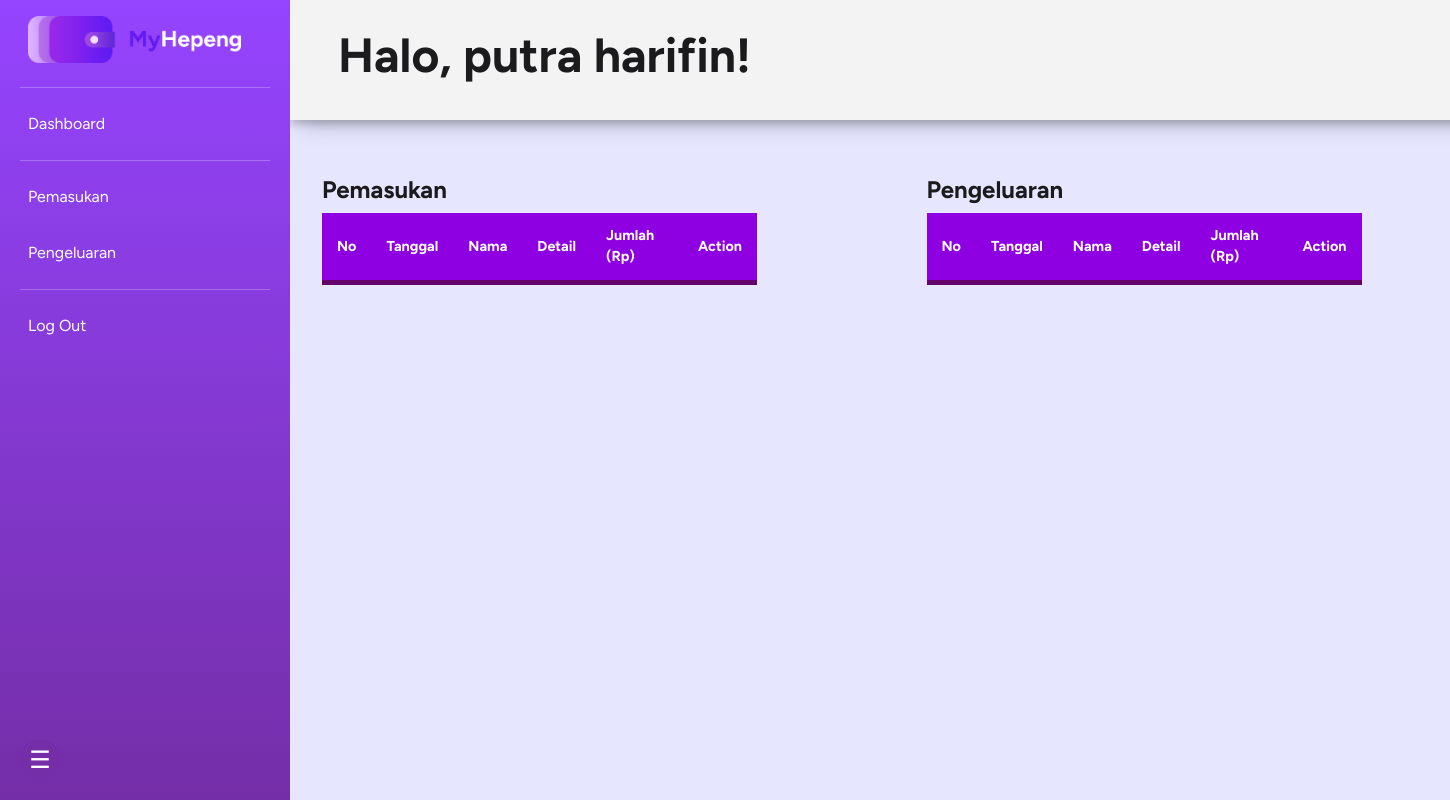
Page /index.php (signed in) on the earlier database version.
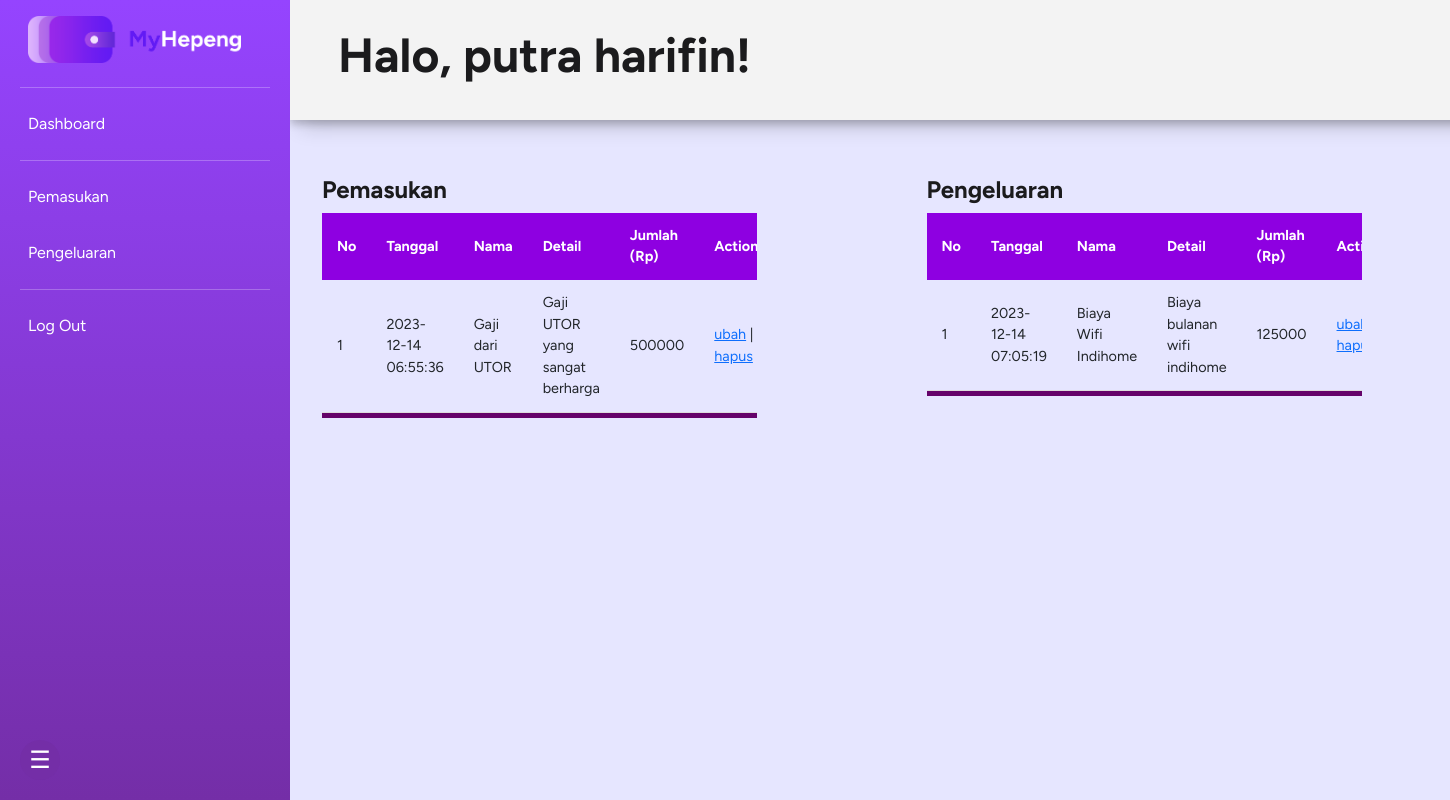
Same page on the later database version.
### tables this page shows
CREATE TABLE `lapkeu` (
  `id` int(11) NOT NULL,
  `date` timestamp NOT NULL DEFAULT current_timestamp() ON UPDATE current_timestamp(),
  `deskripsi` text NOT NULL,
  `tipe` varchar(100) NOT NULL,
  `total` int(11) NOT NULL,
  `act_name` varchar(255) NOT NULL,
  `id_user` int(11) NOT NULL
);

### server.php (called while the page is built, shortened)
<?php
    $conn = new mysqli("localhost", "root", "", "myhepeng");
    function query($sql){
        global $conn;
        $hasil = mysqli_query($conn, $sql);
        $rows = [];
        while ($data = mysqli_fetch_assoc($hasil)) {
            $rows[] = $data;
        }
        return $rows;
    }
?>

### index.php (the view, shortened to what this page needs)
<?php
require_once "server.php";
$idUser = $_SESSION['userData']['id'];
$userEarningsReport = query("SELECT * FROM lapkeu WHERE id_user = '$idUser' AND tipe = 'pemasukan'");
$userSpendsReport = query("SELECT * FROM lapkeu WHERE id_user = '$idUser' AND tipe = 'pengeluaran'");
?>
<!DOCTYPE html>
<html lang="en">
<head>
    <link href="https://cdn.jsdelivr.net/npm/bootstrap@5.3.2/dist/css/bootstrap.min.css" rel="stylesheet">
    <link rel="stylesheet" href="style.css">
</head>
<body>
    <div class="container-fluid">
        <div class="row">
            <nav id="sidebar" class="sidebar">
                <a class="navbar-brand" href="index.php"><img src="img/logo-sekunder-dark.png" alt="MyHepeng" class="main-logo"></a>
                <hr>
                <div class="position-sticky">
                    <ul class="nav flex-column">
                        <li class="nav-item">
                            <a class="nav-link active" href="index.php">
                                Dashboard
                            </a>
                        </li>
                        <hr>
                        <li class="nav-item">
                            <a class="nav-link" href="pemasukan.php">
                                Pemasukan
                            </a>
                        </li>
                        <li class="nav-item">
                            <a class="nav-link" href="pengeluaran.php">
                                Pengeluaran
                            </a>
                        </li>
                        <hr>
                        <li id="logout" class="nav-item">
                            <a class="nav-link" href="logout.php">
                                Log Out
                            </a>
                        </li>
                    </ul>
                </div>
            </nav>
            <button id="sidebarCollapse">&#9776;</button>
            <main>
                <section class="greeting">
                    <div>
                        <?php
                        $userName = $_SESSION['userData']['name'];
                        echo "<h1>Halo, $userName!</h1>";
                        ?>
                    </div>
                </section>
                <section class="utama">
                    <br>
                    <div class="pemasukan">
                        <br>
                        <h3>Pemasukan</h3>
                        <table class="styled-table">
                            <thead>
                                <tr>
                                    <th>No</th>
                                    <th>Tanggal</th>
                                    <th>Nama</th>
                                    <th>Detail</th>
                                    <th>Jumlah (Rp)</th>
                                    <th>Action</th>
                                </tr>
                            </thead>
                            <tbody>
                                <?php
                                    $no = 1;
                                    foreach ($userEarningsReport as $data) : ?>
                                    <tr>
                                        <td><?= $no; ?></td>
                                        <td><?= $data['date']; ?></td>
                                        <td><?= $data['act_name']; ?></td>
                                        <td><?= $data['deskripsi']; ?></td>
                                        <td><?= $data['total']; ?></td>
                                        <td>
                                            <a href="update.php?id=<?= $data['id'] ?>">ubah</a> |
                                            <a href="hapus.php?id=<?= $data['id'] ?>" id="hapus">hapus</a>
                                        </td>
                                    </tr>
                                <?php
                                    $no++;
                                endforeach; ?>
                            </tbody>
                        </table>
                    </div>
                    <div class="pengeluaran">
                        <br>
                        <h3>Pengeluaran</h3>
                        <table class="styled-table">
                            <thead>
                                <tr>
                                    <th>No</th>
                                    <th>Tanggal</th>
                                    <th>Nama</th>
                                    <th>Detail</th>
                                    <th>Jumlah (Rp)</th>
                                    <th>Action </th>
                                </tr>
                            </thead>
                            <tbody>
                            <?php
                                    $no = 1;
                                    foreach ($userSpendsReport as $data) : ?>
                                    <tr>
                                        <td><?= $no; ?></td>
                                        <td><?= $data['date']; ?></td>
                                        <td><?= $data['act_name']; ?></td>
                                        <td><?= $data['deskripsi']; ?></td>
                                        <td><?= $data['total']; ?></td>
                                        <td>
                                            <a href="update.php?id=<?= $data['id'] ?>">ubah</a> |
                                            <a href="hapus.php?id=<?= $data['id'] ?>" id="hapus">hapus</a>
                                        </td>
                                    </tr>
                                <?php
                                    $no++;
                                endforeach; ?>
                            </tbody>
                        </table>
                    </div>
                </section>
            </main>
        </div>
    </div>
</body>
</html>

### style.css (style rules this page uses)
* { margin: 0; padding: 0; font-family: "Figtree", sans-serif }
html { scroll-behavior: smooth; }
body { overflow: hidden; position: relative; background-color: #e6e6ff; }
.container-fluid, .row { margin: 0; padding: 0; }
#sidebar { display: flex; flex-direction: column; min-height: 100vh; width: 20vw; position: fixed; background-image: linear-gradient(0deg, #742ea7, #9544ff); opacity: 1; transition: 0.3s ease; }
#sidebarCollapse { position: fixed; bottom: 20px; left: 20px; background-color: #742ea7; color: #ffffff; border: none; border-radius: 50%; width: 40px; height: 40px; font-size: 1.5em; cursor: pointer; z-index: 2; display: flex; align-items: center; justify-content: center; transition: background-color 0.3s ease; }
#sidebar img.main-logo { margin: 1rem; width: 80%; }
#sidebar hr { color: #ffffff; margin: 0.5rem; }
#sidebar ul li a { color: #ffffff; padding: 1rem 1rem; }
main { margin: 0 0 0 20vw; padding: 0 0 0 0 !important; width: 80vw; transition: margin-left 0.3s ease; }
main section.greeting { display: flex; padding-left: 3rem; align-items: center; height: 15vh; background-color: #f3f3f3; box-shadow: 0 4px 8px 0 rgba(0, 0, 0, 0.2), 10px 6px 20px 0 rgba(0, 0, 0, 0.19); }
main section.utama { padding: 2rem; display: grid; width: 80vw; }
.pemasukan { grid-column: 1; grid-row: 1; margin-right: auto; width: 30vw; }
.pengeluaran { grid-column: 2; grid-row: 1; margin-left: auto; margin-right: auto; width: 30vw; overflow: scroll; }
h1 { color: #1b1b1d; font-size: 3rem; font-weight: bold; }
h3 { color: #1b1b1d; font-size: 1.5rem; font-weight: bold; }
.styled-table { border-collapse: collapse; margin-top: 1.2%; margin-left: auto; margin-right: auto; margin-bottom: 15px; border-bottom: rgb(101, 3, 106) 5px solid; font-size: 0.9em; font-family: sans-serif; width: auto; max-height: 60vh; overflow-y:scroll; display:block; height: auto; }
.styled-table thead th { position: sticky; top: 0px; background-color: #8e00e1; }
.styled-table thead tr { color: #ffffff; text-align: left; }
.styled-table th,td { padding: 12px 15px; }
.styled-table tbody tr { border-bottom: 1px solid #dddddd; }

Differences in the rows shown:
added lapkeu: date "2023-12-14 06:55:36", act_name "Gaji dari UTOR", deskripsi "Gaji UTOR yang sangat berharga", total "500000", shown under "Pemasukan"
added lapkeu: date "2023-12-14 07:05:19", act_name "Biaya Wifi Indihome", deskripsi "Biaya bulanan wifi indihome", total "125000", shown under "Pengeluaran"
